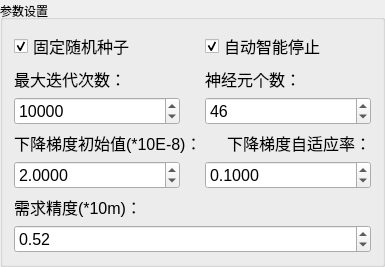
         <widget class="QGroupBox" name="groupBox_4">
          <property name="enabled">
           <bool>true</bool>
          </property>
          <property name="sizePolicy">
           <sizepolicy hsizetype="Fixed" vsizetype="Fixed">
            <horstretch>0</horstretch>
            <verstretch>0</verstretch>
           </sizepolicy>
          </property>
          <property name="minimumSize">
           <size>
            <width>358</width>
            <height>201</height>
           </size>
          </property>
          <property name="title">
           <string>参数设置</string>
          </property>
          <property name="alignment">
           <set>Qt::AlignLeading|Qt::AlignLeft|Qt::AlignVCenter</set>
          </property>
          <layout class="QVBoxLayout" name="verticalLayout">
           <item>
            <layout class="QHBoxLayout" name="horizontalLayout_16">
             <property name="spacing">
              <number>24</number>
             </property>
             <item>
              <widget class="QCheckBox" name="fix_seed">
               <property name="enabled">
                <bool>true</bool>
               </property>
               <property name="font">
                <font>
                 <pointsize>12</pointsize>
                </font>
               </property>
               <property name="text">
                <string>固定随机种子</string>
               </property>
               <property name="checked">
                <bool>true</bool>
               </property>
              </widget>
             </item>
             <item>
              <widget class="QCheckBox" name="fix_auto">
               <property name="enabled">
                <bool>true</bool>
               </property>
               <property name="font">
                <font>
                 <pointsize>12</pointsize>
                </font>
               </property>
               <property name="text">
                <string>自动智能停止</string>
               </property>
               <property name="checked">
                <bool>true</bool>
               </property>
              </widget>
             </item>
            </layout>
           </item>
           <item>
            <layout class="QHBoxLayout" name="horizontalLayout_2">
             <property name="spacing">
              <number>25</number>
             </property>
             <item>
              <widget class="QLabel" name="label">
               <property name="font">
                <font>
                 <pointsize>12</pointsize>
                </font>
               </property>
               <property name="text">
                <string>最大迭代次数：</string>
               </property>
               <property name="alignment">
                <set>Qt::AlignBottom|Qt::AlignLeading|Qt::AlignLeft</set>
               </property>
              </widget>
             </item>
             <item>
              <widget class="QLabel" name="label_2">
               <property name="font">
                <font>
                 <pointsize>12</pointsize>
                </font>
               </property>
               <property name="text">
                <string>神经元个数：</string>
               </property>
               <property name="alignment">
                <set>Qt::AlignBottom|Qt::AlignLeading|Qt::AlignLeft</set>
               </property>
              </widget>
             </item>
            </layout>
           </item>
           <item>
            <layout class="QHBoxLayout" name="horizontalLayout_3">
             <property name="spacing">
              <number>25</number>
             </property>
             <item>
              <widget class="QSpinBox" name="max_itera">
               <property name="font">
                <font>
                 <pointsize>12</pointsize>
                </font>
               </property>
               <property name="minimum">
                <number>1</number>
               </property>
               <property name="maximum">
                <number>99999</number>
               </property>
               <property name="singleStep">
                <number>500</number>
               </property>
               <property name="value">
                <number>10000</number>
               </property>
              </widget>
             </item>
             <item>
              <widget class="QSpinBox" name="neurons_num">
               <property name="font">
                <font>
                 <pointsize>12</pointsize>
                </font>
               </property>
               <property name="minimum">
                <number>10</number>
               </property>
               <property name="maximum">
                <number>200</number>
               </property>
               <property name="singleStep">
                <number>1</number>
               </property>
               <property name="value">
                <number>46</number>
               </property>
              </widget>
             </item>
            </layout>
           </item>
           <item>
            <layout class="QHBoxLayout" name="horizontalLayout_4">
             <property name="spacing">
              <number>25</number>
             </property>
             <item>
              <widget class="QLabel" name="label_7">
               <property name="font">
                <font>
                 <pointsize>12</pointsize>
                </font>
               </property>
               <property name="text">
                <string>下降梯度初始值(*10E-8)：</string>
               </property>
               <property name="alignment">
                <set>Qt::AlignBottom|Qt::AlignLeading|Qt::AlignLeft</set>
               </property>
              </widget>
             </item>
             <item>
              <widget class="QLabel" name="label_8">
               <property name="font">
                <font>
                 <pointsize>12</pointsize>
                </font>
               </property>
               <property name="text">
                <string>下降梯度自适应率：</string>
               </property>
               <property name="alignment">
                <set>Qt::AlignBottom|Qt::AlignLeading|Qt::AlignLeft</set>
               </property>
              </widget>
             </item>
            </layout>
           </item>
           <item>
            <layout class="QHBoxLayout" name="horizontalLayout_5">
             <property name="spacing">
              <number>25</number>
             </property>
             <item>
              <widget class="QDoubleSpinBox" name="dg_initial">
               <property name="font">
                <font>
                 <pointsize>12</pointsize>
                </font>
               </property>
               <property name="decimals">
                <number>4</number>
               </property>
               <property name="minimum">
                <double>0.000100000000000</double>
               </property>
               <property name="maximum">
                <double>999.000000000000000</double>
               </property>
               <property name="singleStep">
                <double>0.500000000000000</double>
               </property>
               <property name="value">
                <double>2.000000000000000</double>
               </property>
              </widget>
             </item>
             <item>
              <widget class="QDoubleSpinBox" name="dg_adaptive">
               <property name="font">
                <font>
                 <pointsize>12</pointsize>
                </font>
               </property>
               <property name="decimals">
                <number>4</number>
               </property>
               <property name="minimum">
                <double>0.050000000000000</double>
               </property>
               <property name="maximum">
                <double>0.900000000000000</double>
               </property>
               <property name="singleStep">
                <double>0.050000000000000</double>
               </property>
               <property name="value">
                <double>0.100000000000000</double>
               </property>
              </widget>
             </item>
            </layout>
           </item>
           <item>
            <layout class="QHBoxLayout" name="horizontalLayout_6">
             <property name="spacing">
              <number>25</number>
             </property>
             <item>
              <widget class="QLabel" name="label_5">
               <property name="font">
                <font>
                 <pointsize>12</pointsize>
                </font>
               </property>
               <property name="text">
                <string>需求精度(*10m)：</string>
               </property>
               <property name="alignment">
                <set>Qt::AlignBottom|Qt::AlignLeading|Qt::AlignLeft</set>
               </property>
              </widget>
             </item>
            </layout>
           </item>
           <item>
            <layout class="QHBoxLayout" name="horizontalLayout_7">
             <property name="spacing">
              <number>25</number>
             </property>
             <item>
              <widget class="QDoubleSpinBox" name="precision">
               <property name="font">
                <font>
                 <pointsize>12</pointsize>
                </font>
               </property>
               <property name="decimals">
                <number>2</number>
               </property>
               <property name="minimum">
                <double>0.010000000000000</double>
               </property>
               <property name="maximum">
                <double>999.990000000000009</double>
               </property>
               <property name="singleStep">
                <double>0.050000000000000</double>
               </property>
               <property name="value">
                <double>0.520000000000000</double>
               </property>
              </widget>
             </item>
            </layout>
           </item>
          </layout>
         </widget>
